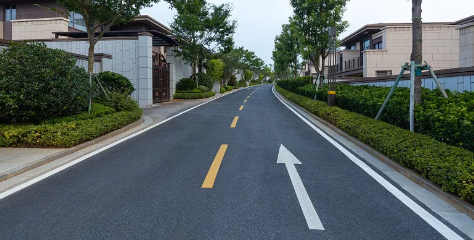
#> input picture line.png, 474 x 240 px
$ jupyter execute exp2.ipynb
#> lines starting #> are read from the running program, lines starting #| are printed output that depends on the picture; after the words box and inside, x2 and y2 are one past the last pixel; in counts of white or black regions, pixels touching at a corner belong together
[cell 1]
import cv2
import numpy as np
import matplotlib.pyplot as plt

[cell 2]
image = cv2.imread('line.png')
#> image is the input picture: shape (240, 474, 3); mean B, G, R 97.4, 98.1, 87.6
gray = cv2.cvtColor(image, cv2.COLOR_BGR2GRAY)
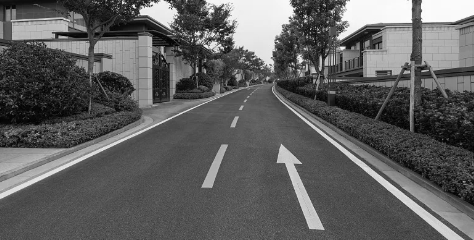
#> gray: shape (240, 474); min 1, max 253, mean 94.9
blur = cv2.GaussianBlur(gray, (5, 5), 1.67)
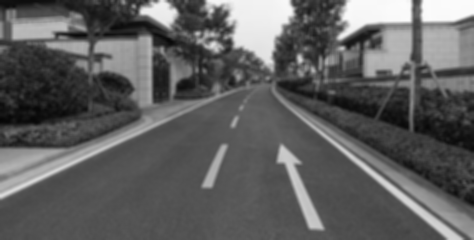
#> blur: shape (240, 474); min 5, max 251, mean 94.9

[cell 3]
plt.imshow(cv2.cvtColor(blur, cv2.COLOR_BGR2RGB))
plt.axis('off')
plt.show()

[cell 4]
edges = cv2.Canny(blur, 50, 150)
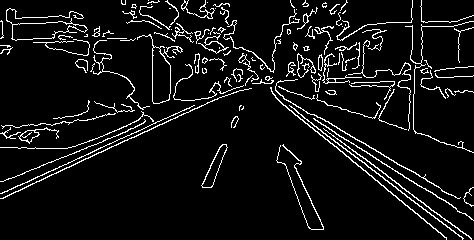
#> edges: shape (240, 474); 7.2% white in thin lines or dots
plt.imshow(edges)
plt.axis('off')
plt.show()

[cell 5]
# 保留下面50%的区域
height, width = edges.shape
#> height = 240; width = 474
mask = np.zeros_like(edges)
polygon = np.array([[
    (0, height),
    (width, height),
    (width, int(height * 0.5)),
    (0, int(height * 0.5)),
]], np.int32)
cv2.fillPoly(mask, polygon, 255)
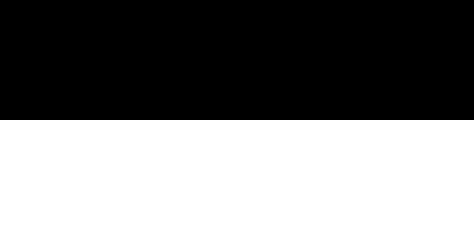
#> mask: shape (240, 474); 50% white; 1 white region, box (x1, y1, x2, y2) and area: (0, 120, 474, 240) 56880
masked_edges = cv2.bitwise_and(edges, mask)
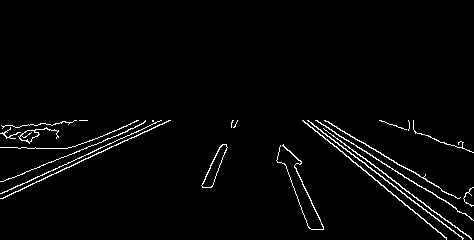
#> masked_edges: shape (240, 474); 2.5% white in thin lines or dots, all inside (x1, y1, x2, y2) = (0, 120, 474, 240)

[cell 6]
plt.imshow(masked_edges)
plt.axis('off')
plt.show()

[cell 7]
# 霍夫变换
lines = cv2.HoughLinesP(masked_edges, 1, np.pi / 180, threshold=150, minLineLength=100, maxLineGap=50)
#> lines = [[0, 198, 168, 120], [315, 120, 470, 217]]

[cell 8]
print(lines.shape)
#| (2, 1, 4)
print(lines)
#| [[[  0 198 168 120]]
#|  [[315 120 470 217]]]

[cell 9]
# 画出线段
line_image = np.zeros_like(image)
if lines is not None:
    for line in lines:
        x1, y1, x2, y2 = line[0]
        cv2.line(line_image, (x1, y1), (x2, y2), (0, 255, 0), 3)
#> this loop made 2 passes
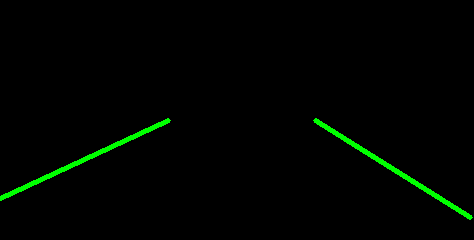
#> line_image: shape (240, 474, 3); mean of channels 0, 1, 2 0, 4.2, 0; drawn as B, G, R

# 合并到图像上
combo_image = cv2.addWeighted(image, 0.8, line_image, 1, 0)
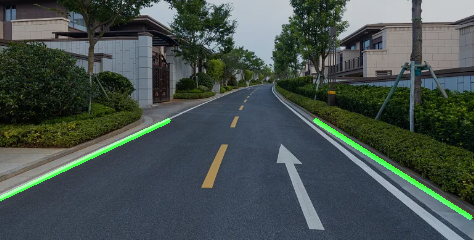
#> combo_image: shape (240, 474, 3); mean B, G, R 77.9, 80.9, 70

plt.imshow(cv2.cvtColor(combo_image, cv2.COLOR_BGR2RGB))
plt.axis('off')
plt.show()

[cell 10]
def my_hough(edges, rho, theta, threshold):
#> called with rho = 1, theta = 0.0175, threshold = 150
    height, width = edges.shape
#> height = 240; width = 474
    cos_theta = np.cos(np.arange(0, np.pi, theta))
    sin_theta = np.sin(np.arange(0, np.pi, theta))

    # 初始化霍夫空间
    num_rhos = int(np.sqrt(height**2 + width**2)) * 2
#> num_rhos = 1062
    accumulator = np.zeros((num_rhos, int(np.pi / theta)))

    y_idxs, x_idxs = np.nonzero(edges)
#> y_idxs = 2833 values from 120 to 239; x_idxs = 2833 values, max 473 at index 1264, min 0 at index 517, mean 258.7

    #对于边缘上的每一个点
    for i in range(len(x_idxs)):
        x = x_idxs[i]
        y = y_idxs[i]

        # 遍历角度范围
        for t in range(0, int(np.pi / theta)):
            # ρ = x * cos(θ) + y * sin(θ)
            rho_val = int(x * cos_theta[t] + y * sin_theta[t])
            accumulator[rho_val, t] += 1
#> this loop made 2833 passes
#> (x, y) on passes 1 to 3: (74, 120), (75, 120), (76, 120)
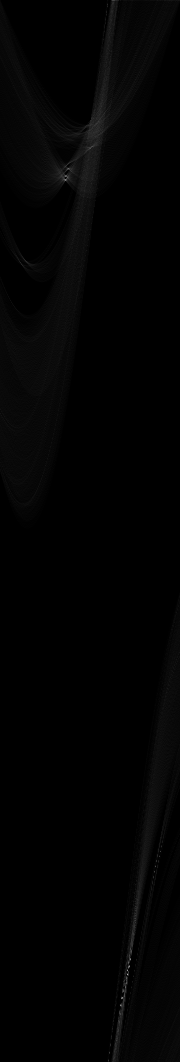
#> accumulator: shape (1062, 180) float64; min 0, max 181, mean 2.7
    print(accumulator.shape)
#| (1062, 180)
    plt.imshow(accumulator)
    plt.axis('off')
    plt.show()

    lines = []
    vertical_flag=0
    # 获得一些峰值
    for rho in range(accumulator.shape[0]):
        for theta in range(accumulator.shape[1]):
            if accumulator[rho, theta] >= threshold:
                lines.append((rho,theta))
#> after the loop, lines = [(970, 127), (974, 127)]
    return lines

[cell 11]
my_lines=my_hough(masked_edges,1,np.pi / 180,threshold=150)
#> my_lines = [(970, 127), (974, 127)]

[cell 12]
print(my_lines)
#| [(970, 127), (974, 127)]

[cell 13]
line_image = np.zeros_like(image)
if my_lines is not None:
    for rho, theta in my_lines:
        if(rho==974):
            print(rho,theta)
            theta = np.pi * theta / 180
            print(theta)
            print(np.sin(theta))
            print(np.cos(theta))
            for y in range(image.shape[1]):
                try:
                    x = int((rho - y * np.sin(theta))/np.cos(theta))
                    print(x,y)
                    if 0 <= x < image.shape[1]:
                        line_image[y, x] = 255
                except:
                    pass
#> this loop made 2 passes
#> (rho, theta) on passes 1 to 2: (970, 127), (974, 2.22)
#> (printed output is left out)
#> line_image: shape (240, 474, 3); every value is 0

plt.imshow(line_image)
plt.axis('off')
plt.show()

[cell 14]
print(line_image)
#> (printed output is left out)

[cell 15]
# 合并到图像上
my_combo_image = cv2.addWeighted(image, 0.8, line_image, 1, 0)

plt.imshow(cv2.cvtColor(my_combo_image, cv2.COLOR_BGR2RGB))
plt.axis('off')
plt.show()
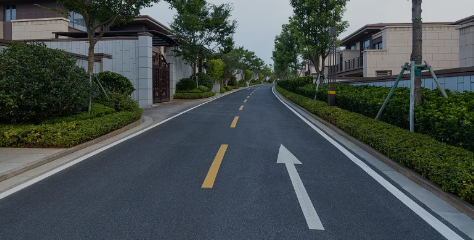
#> shown: shape (240, 474, 3); mean R, G, B 70, 78.5, 77.9
